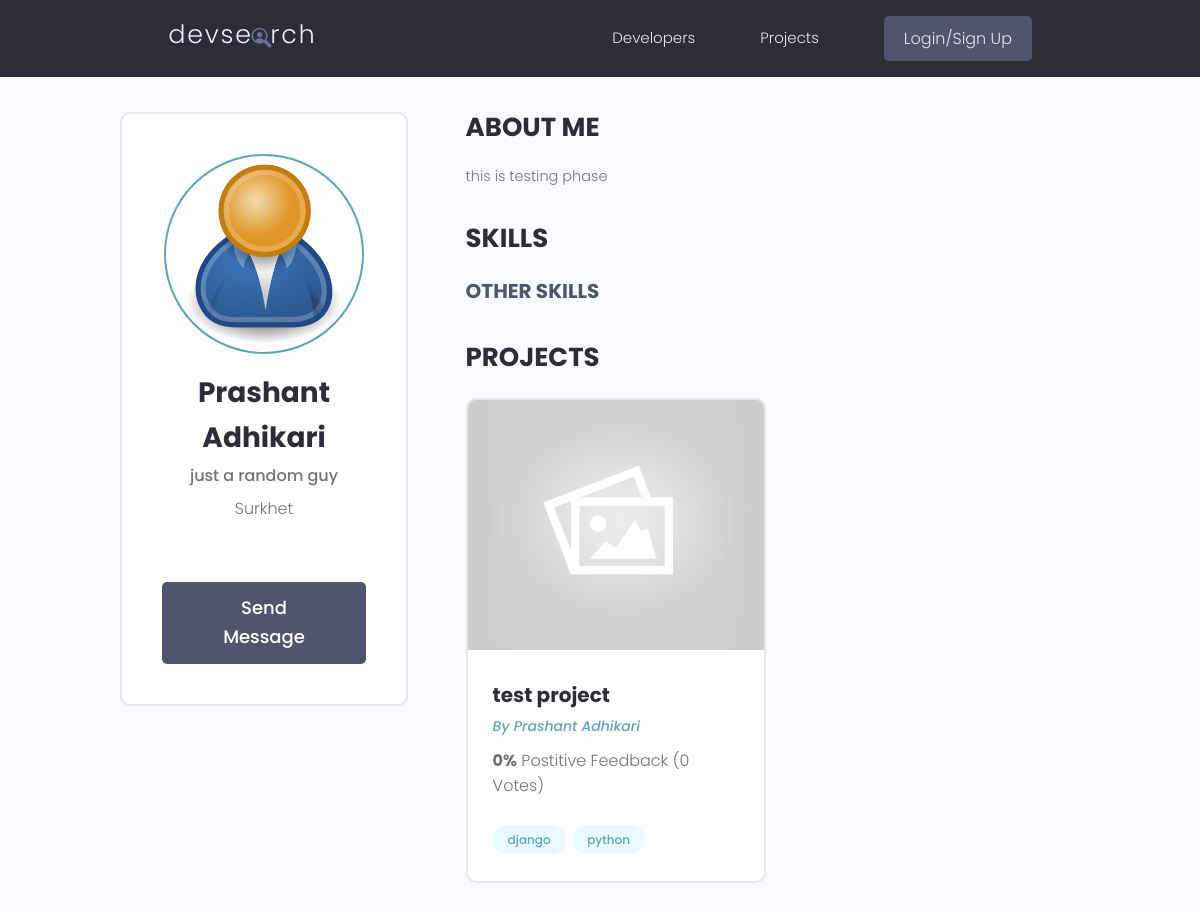
Screenshot of /profile/de2d8121-f91d-4767-9f44-0507d024ea6d/ with the database file from the repository.
### users/models.py (models this page shows, shortened)
class Profile(models.Model):
    user = models.OneToOneField(
        User, on_delete=models.CASCADE, null=True, blank=True)
    name = models.CharField(max_length=200, blank=True, null=True)
    email = models.EmailField(max_length=500, blank=True, null=True)
    username = models.CharField(max_length=200, blank=True, null=True)
    location = models.CharField(max_length=200, blank=True, null=True)
    short_intro = models.CharField(max_length=200, blank=True, null=True)
    bio = models.TextField(blank=True, null=True)
    profile_image = models.ImageField(
        blank=True, null=True, upload_to='profiles/', default="profiles/user-default.png")
    social_github = models.CharField(max_length=200, blank=True, null=True)
    social_twitter = models.CharField(max_length=200, blank=True, null=True)
    social_linkedin = models.CharField(max_length=200, blank=True, null=True)
    social_youtube = models.CharField(max_length=200, blank=True, null=True)
    social_website = models.CharField(max_length=200, blank=True, null=True)
    social_facebook = models.CharField(max_length=200, blank=True, null=True)
    created = models.DateTimeField(auto_now_add=True)
    id = models.UUIDField(default=uuid.uuid4, unique=True,
                          primary_key=True, editable=False)
    class Meta:
        ordering = ['created']
    @property
    def imageURL(self):
        try:
            url = self.profile_image.url
        except:
            url = ''
        return url

### projects/models.py (models this page shows, shortened)
class Project(models.Model):
    owner = models.ForeignKey(
        Profile, null=True, blank=True, on_delete=models.CASCADE)
    title = models.CharField(max_length=200)
    description = RichTextUploadingField(null=True, blank=True)
    featured_image = models.ImageField(
        null=True, blank=True, default="default.jpg")
    demo_link = models.TextField(max_length=2000, null=True, blank=True)
    source_link = models.TextField(max_length=2000, null=True, blank=True)
    tags = models.ManyToManyField('Tag', blank=True)
    vote_total = models.IntegerField(default=0, null=True, blank=True)
    vote_ratio = models.IntegerField(default=0, null=True, blank=True)
    created = models.DateTimeField(auto_now_add=True)
    id = models.UUIDField(default=uuid.uuid4, unique=True,
                          primary_key=True, editable=False)
    class Meta:
        ordering = ['-vote_ratio', '-vote_total', 'title']
    @property
    def imageURL(self):
        try:
            url = self.featured_image.url
        except:
            url = ''
        return url

class Tag(models.Model):
    name = models.CharField(max_length=200)
    created = models.DateTimeField(auto_now_add=True)
    id = models.UUIDField(default=uuid.uuid4, unique=True,
                          primary_key=True, editable=False)
    def __str__(self):
        return self.name

### users/views.py (the view)
# urls.py: path('profile/<str:pk>/', views.userProfile, name='user-profile'),
def userProfile(request, pk):
    profile = Profile.objects.get(id=pk)
    topSkills = profile.skill_set.exclude(description__exact="")
    otherSkills = profile.skill_set.filter(description="")
    context = {'profile': profile, 'topSkills': topSkills,
               'otherSkills': otherSkills}
    return render(request, 'users/user_profile.html', context)

### users/templates/users/user_profile.html (shortened to what this page needs)
{% extends 'main.html' %}
{% block content %}
<main class="profile my-md">
  <div class="container">
    <div class="layout">
      <div class="column column--1of3">
        <div class="card text-center">
          <div class="card__body dev">
            <img class="avatar avatar--xl" src="{{ profile.imageURL }}" />
            <h2 class="dev__name">{{profile.name}}</h2>
            <p class="dev__title">{{profile.short_intro}}</p>
            <p class="dev__location">{{profile.location}}</p>
            {% if request.user.profile.id != profile.id %}
            <a href="{% url 'create-message' profile.id %}" class="btn btn--sub btn--lg">Send Message</a>
            {% endif %}
          </div>
        </div>
      </div>
      <div class="column column--2of3">
        <div class="devInfo">
          <h3 class="devInfo__title">About Me</h3>
          <p class="devInfo__about">{{ profile.bio }}</p>
        </div>
        <div class="devInfo">
          <h3 class="devInfo__title">Skills</h3>
          <div class="devInfo__skills">
            <h3 class="devInfo__subtitle">Other Skills</h3>
          </div>
        </div>
        <div class="devInfo">
          <h3 class="devInfo__title">Projects</h3>
          <div class="grid grid--two">
            {% for project in profile.project_set.all %}
            <div class="column">
              <div class="card project">
                <a href="{% url 'project' project.id%}" class="project">
                  <img class="project__thumbnail" src="{{project.imageURL}}" alt="project thumbnail" />
                  <div class="card__body">
                    <h3 class="project__title">{{project.title}}</h3>
                    <p><a class="project__author" href="{% url 'user-profile' project.owner.id  %}">By
                        {{project.owner.name}}</a></p>
                    <p class="project--rating">
                      <span style="font-weight: bold;">{{project.vote_ratio}}%</span> Postitive
                      Feedback ({{project.vote_total}} Vote{{project.vote_total|pluralize:"s"}})
                    </p>
                    <div class="project__tags">
                      {% for tag in project.tags.all %}
                      <span class="tag tag--pill tag--main">
                        <small>{{tag}}</small>
                      </span>
                      {% endfor %}
                    </div>
                  </div>
                </a>
              </div>
            </div>
            {% endfor %}
          </div>
        </div>
      </div>
    </div>
  </div>
</main>
{% endblock %}

### static/styles/app.css (style rules this page uses)
:root { --color-sub: #2d2d39; }
.btn--sub { background-color: var(--color-sub-light); }
.card { border: 2px solid var(--color-light); }
img { width: 100%; }
.profile .card > .dev { padding: 4rem; }
.dev__name { color: var(--color-sub); font-size: 2.8rem; font-weight: 700; margin-top: 1rem; margin-bottom: 0.5rem; }
.dev__title { font-size: 1.6rem; font-weight: 500; line-height: 1.3; }
.dev__location { margin-top: 1rem; }
.devInfo { margin-bottom: 3rem; }
.devInfo__title, .devInfo__subtitle { font-size: 2.6rem; color: var(--color-sub); text-transform: uppercase; font-weight: 700; margin-bottom: 1.5rem; }
.devInfo__subtitle { font-size: 2rem; color: var(--color-sub-light); }
.devInfo__about, .devSkill__info { font-size: 1.45rem; line-height: 1.7; text-align: justify; }
.project__author { font-size: 1.4rem; font-style: italic; }
.project--rating { margin-bottom: 1.6em; margin-top: .5em; }
.project__thumbnail { height: 25rem; object-fit: cover; object-position: top center; }
.project__title { font-size: 2rem; font-weight: 700; color: var(--color-sub); }

### static/uikit/styles/modules/_variables.css (style rules this page uses)
:root { --color-main: #5aa5b9; --color-main-light: #e6faff; --color-sub: #3f4156; --color-sub-light: #51546e; --color-sub-lighter: #ededfd; --color-text: #737373; --color-gray: #8b8b8b; --color-light: #e5e7eb; --color-light-gray: #767676; --color-bg: #f8fafd; --color-white: #fffefd; --color-white-light: #f3f3f3; --color-success: #359e64; --color-success-bg: #def8e8; --color-error: #fc4b0b; --color-error-bg: #fff2ee; --font-base: 'Poppins', arial, helvetica, 'Segoe UI', roboto, ubuntu, sans-serif; --font-monospace: 'Fira Code', 'Courier New', courier, monospace; --font-regular: 300; --font-medium: 500; --font-bold: 700; --generic-shadow: 1px 1px 5px #00000010; --generic-transition: all 0.3s ease-in-out; }

### static/uikit/styles/modules/_base.css (style rules this page uses)
* { margin: 0; padding: 0; box-sizing: border-box; text-rendering: optimizeLegibility; color: inherit; font-size: inherit; }
html { font-size: 50%; }
@media only screen and (min-width: 480px) { html { font-size: 56.25%; } }
@media only screen and (min-width: 1200px) { html { font-size: 62.5%; } }
body { line-height: 1.6; font-weight: 400; font-size: 1.5rem; color: var(--color-text); background-color: var(--color-bg); min-height: 100vh; }

### static/uikit/styles/modules/_typography.css (style rules this page uses)
* { font-family: var(--font-base); }
h2 { font-size: 3.6rem; font-weight: var(--font-bold); }
h3 { font-size: 3.2rem; font-weight: var(--font-medium); }
p, span, strong { font-size: 1.6rem; color: var(--color-text); font-weight: var(--font-regular); }
a { padding-bottom: 2px; text-decoration: none; display: inline-block; color: var(--color-main); font-weight: var(--font-medium); }

### static/uikit/styles/modules/_utilities.css (style rules this page uses)
.container { width: 92%; max-width: 165rem; margin: 0 auto; box-sizing: border-box; }
@media screen and (min-width: 1000px) { .container { width: 90%; } }
@media screen and (min-width: 1200px) { .container { width: 80%; } }
.text-center { text-align: center; }
.my-md { margin: 3rem auto; }

### static/uikit/styles/modules/_avatar.css (style rules this page uses)
.avatar { border-radius: 50%; border: 2px solid var(--color-main); object-fit: cover; }
.avatar--xl { height: 20rem; width: 20rem; }

### static/uikit/styles/modules/_button.css (style rules this page uses)
.btn { display: inline-block; position: relative; cursor: pointer; background-color: var(--color-light); font-weight: var(--font-medium); color: var(--color-sub); text-decoration: none; padding: 1rem 2rem; border-radius: 0.5rem; border: none; width: -webkit-fit-content; width: -moz-fit-content; width: fit-content; height: -webkit-fit-content; height: -moz-fit-content; height: fit-content; font-size: 1.6rem; outline-width: 0; outline-color: transparent; -webkit-backface-visibility: hidden; backface-visibility: hidden; transition: all 0.3s ease-in-out; }
.btn--sub { background-color: var(--color-sub); color: var(--color-white); }
.btn--lg { font-size: 1.8rem; padding: 1.2rem 4.5rem; }

### static/uikit/styles/modules/_card.css (style rules this page uses)
.card { border-radius: 1rem; background-color: var(--color-white); border: 1.5px solid var(--color-light); width: auto; height: auto; margin-top: 0.5rem; margin-bottom: 0.5rem; overflow: hidden; }
.card__body, .card__header { padding: 2rem 2.5rem; }

### static/uikit/styles/modules/_grid.css (style rules this page uses)
.grid { display: flex; flex-wrap: wrap; justify-content: flex-start; align-items: stretch; }
.grid > .column { min-width: 28rem; margin-bottom: 2.5rem; }
.grid--two > .column { flex-basis: 100%; }
@media screen and (min-width: 800px) { .grid--two { margin-right: -2%; } }
@media screen and (min-width: 800px) { .grid--two > .column { margin-right: 2%; } }
@media screen and (min-width: 800px) { .grid--two > .column { flex-basis: 48%; } }

### rows the page displays
Profile: imageURL (placeholder picture), name "Prashant Adhikari", short_intro "just a random guy", location "Surkhet", bio "this is testing phase"
Project: imageURL (placeholder picture), title "test project", owner.name "Prashant Adhikari", vote_ratio "0", vote_total "0"
Tag: name "django"
Tag: name "python"
